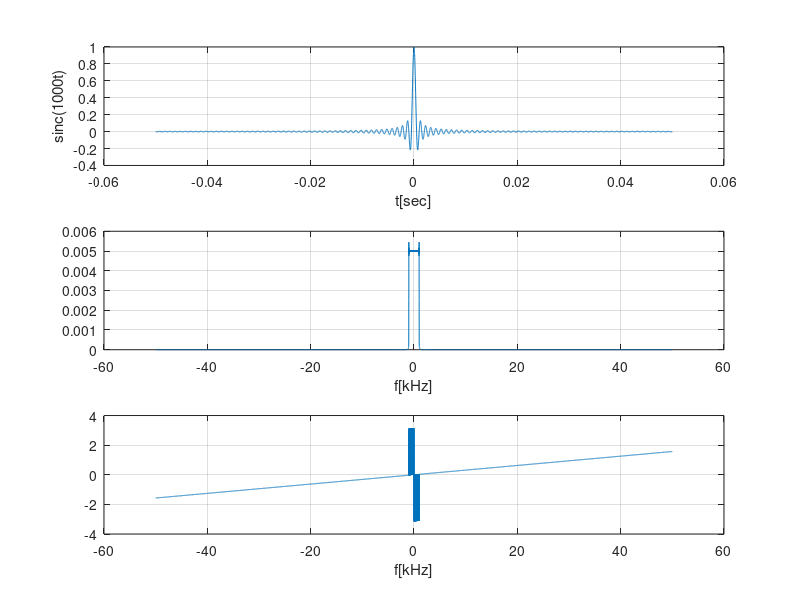

Here is the MATLAB script that generated this plot:
% Συνάρτηση sinc
clear all,close all,clc
dt=.1e-4; % 0.0001
t=-.05:dt:.05;
N=length(t);
x=sinc(2000*t);
figure(1)
subplot(311),plot(t,x),grid on,xlabel('t[sec]'),ylabel('sinc(1000t)')
Xf=fftshift(fft(x))/N;
BW=1/dt; % BandWidth=10^4=10kHz
df=BW/N; %βήμα στη συχνότητα
f=-BW/2:df:BW/2-df;
subplot(312),plot(f/1000,abs(Xf)),grid on,xlabel('f[kHz]') % φάσμα πλάτους
subplot(313),plot(f/1000,angle(Xf)),grid on,xlabel('f[kHz]') % φάσμα φάσης





